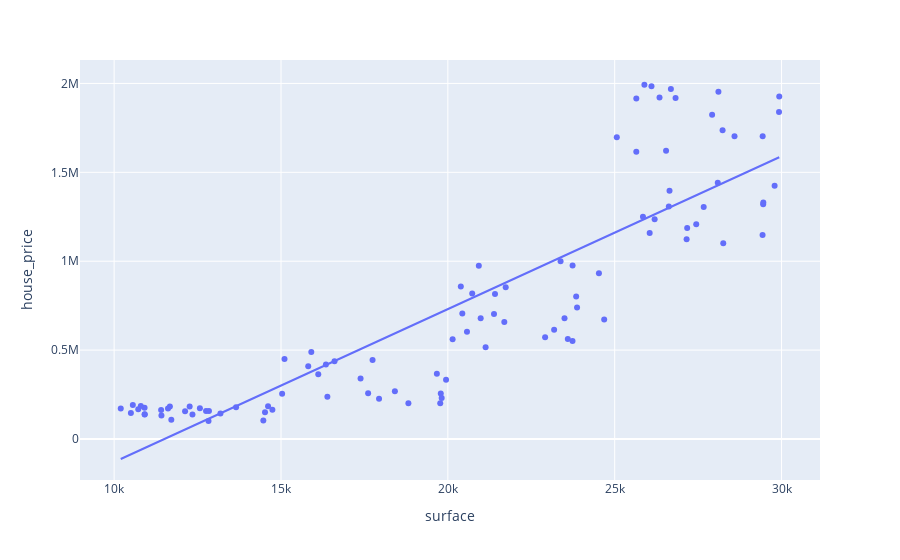

The cell this chart's notebook holds for it:
### Code cell
import plotly.express as px
fig = px.scatter(dataset, x = "surface", y = "house_price", trendline = "ols")
fig.show()
